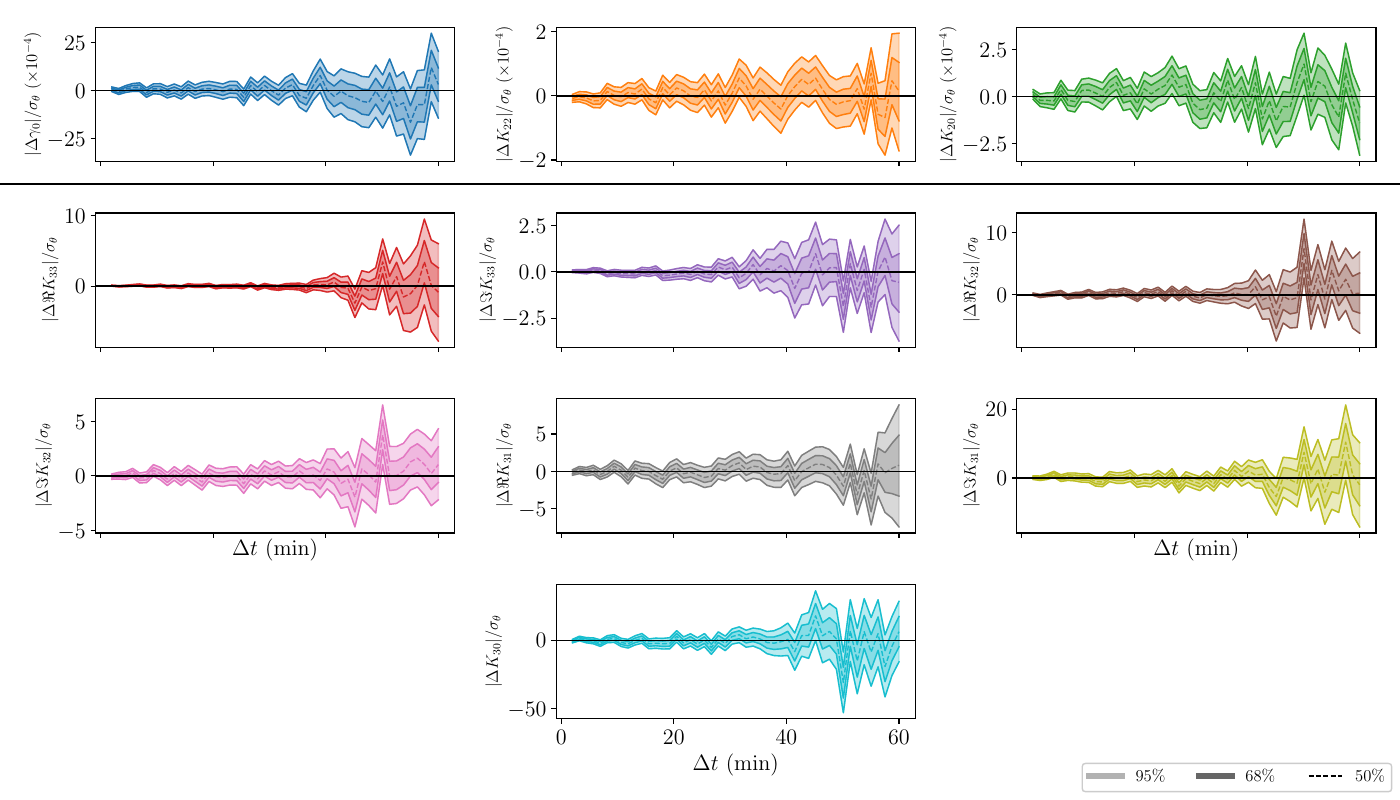

Write Python code to recreate this figure.
# Goal: spawn a bunch of runs that cover the parameter space.
from matplotlib import pyplot as plt
import numpy as np
from matplotlib.lines import Line2D

plt.style.use("jcap")

param_names = ["\\gamma_0", "K_{22}", "K_{20}", "\Re K_{33}", "\Im K_{33}", "\Re K_{32}", "\Im K_{32}", "\Re K_{31}", "\Im K_{31}", "K_{30}"]

percentiles = {}
name_index = {}
true_sigma = []
cadences = []
THETA_TRUE = []

AXIS_SIZE = 12
LEGEND_SIZE = 12

N_DIM = None
N_PERCENTILES = None

def plot_best_fit(ax, xs, ys, scale):
    slope = np.cov(ys, xs)[0][1] / np.var(xs    )
    yint = np.mean(ys) - slope * np.mean(xs)
    ax.plot(xs, (xs * slope + yint) * scale, color='k', linewidth=1, linestyle='dotted')
    return slope

# Get percentiles
with open("percentiles.dat", 'r') as f:
    for line in f.readlines():
        if line == '': continue
        elements = line.split(':')
        name = elements[0]
        perc_array = []
        for percs in elements[1:]:
            perc_array.append([float(x) for x in percs.split(',')])
        perc_array = np.array(perc_array)
        N_DIM = perc_array.shape[0]
        N_PERCENTILES = perc_array.shape[1]
        percentiles[name] = perc_array

# Get true sigmas
for name in percentiles.keys():
    dir_name = name[:6]
    with open(f"{dir_name}/{dir_name}.txt", 'r') as f:
        max_j, max_l = f.readline().split(", ")
        max_j, max_l = (int(max_j), int(max_l))
        cadence = int(float(f.readline()))
        perigee = int(f.readline())
        radius = float(f.readline())
        speed = float(f.readline())
        spin = [float(x) for x in f.readline().split(',')]
        jlms = [float(x) for x in f.readline().split(',')]
        theta_true = [float(x) for x in f.readline().split(',')]
        theta_high = [float(x) for x in f.readline().split(',')]
        theta_low = [float(x) for x in f.readline().split(',')]
        sigma = [float(d) for d in f.readline().split(',')]
    THETA_TRUE = theta_true
    name_index[name] = int(dir_name[-2:])
    true_sigma = sigma[0]
    cadences.append(cadence / 60)

fig, axs = plt.subplots(figsize=(14, 8), ncols=3, nrows=4, sharex=True)
axs = axs.reshape(-1)
i = 0

for plot_index in range(N_DIM + 1):
    if plot_index == 9:
        continue
    param_data = np.zeros(len(cadences) * N_PERCENTILES).reshape(N_PERCENTILES, len(cadences))
    for f in percentiles.keys():
        param_data[:,name_index[f]] = percentiles[f][i]
    scale = 1e4 if i < 3 else 1
    axs[plot_index].plot(cadences, (param_data[1] - THETA_TRUE[i]) * scale / true_sigma, color=f"C{i}", linewidth=1)
    axs[plot_index].plot(cadences, (param_data[-1] - THETA_TRUE[i]) * scale / true_sigma, color=f"C{i}", linewidth=1)
    axs[plot_index].fill_between(cadences, (param_data[1]-THETA_TRUE[i]) * scale / true_sigma, 
        (param_data[-1]-THETA_TRUE[i]) * scale / true_sigma,  color=f"C{i}", alpha=0.3)

    axs[plot_index].plot(cadences, (param_data[2]-THETA_TRUE[i]) * scale / true_sigma, color=f"C{i}", linewidth=1)
    axs[plot_index].plot(cadences, (param_data[-2]-THETA_TRUE[i]) * scale / true_sigma, color=f"C{i}", linewidth=1)
    axs[plot_index].fill_between(cadences, (param_data[2]-THETA_TRUE[i]) * scale / true_sigma,
        (param_data[-2]-THETA_TRUE[i]) * scale / true_sigma, color=f"C{i}", alpha=0.3)

    axs[plot_index].plot(cadences, (param_data[3]-THETA_TRUE[i]) * scale / true_sigma, color=f"C{i}", linewidth=1, linestyle='dashed')
    axs[plot_index].axhline(y=0, color="k", linewidth=1)

    #axs[i].set_xscale('log')
    #axs[i].set_yscale('log')
    if i >= 3:
        axs[plot_index].set_ylabel(f"$|\Delta {param_names[i]}| / \sigma_\\theta$", size=AXIS_SIZE)
    else:
        axs[plot_index].set_ylabel(f"$|\Delta {param_names[i]}| / \sigma_\\theta\ (\\times 10^{{-4}})$", size=AXIS_SIZE)

    if plot_index in [6, 8, 10]:
        axs[plot_index].set_xlabel(f"$\Delta t$ (min)")

    EXTENT_AMOUNT = 100
    low = (param_data[-2]-param_data[0])*EXTENT_AMOUNT + param_data[0] - THETA_TRUE[i]
    high = (param_data[2]-param_data[0])*EXTENT_AMOUNT + param_data[0] - THETA_TRUE[i]
    mid = param_data[0] - THETA_TRUE[i]
    trues = ((low < 0) & (0 < mid)) | (mid < 0) & (0 < low) | ((high < 0) & (0 < mid)) | (mid < 0) & (0 < high)
    i += 1

axs[9].remove()
axs[11].remove()

custom_lines = [Line2D([0], [0], color='k', lw=4, alpha=0.3),
                Line2D([0], [0], color='k', lw=4, alpha=0.6),
                Line2D([0], [0], color='k', lw=1, linestyle='dashed')]
fig.legend(custom_lines, ['95\%', '68\%', '50\%'], ncol=3, framealpha=1, loc="lower right", prop={'size': LEGEND_SIZE})
fig.tight_layout()


line = plt.Line2D([0,1],[0.77, 0.77], transform=fig.transFigure, color="black")
fig.add_artist(line)

plt.savefig("differ.pdf")
plt.savefig("differ.png")
plt.show()